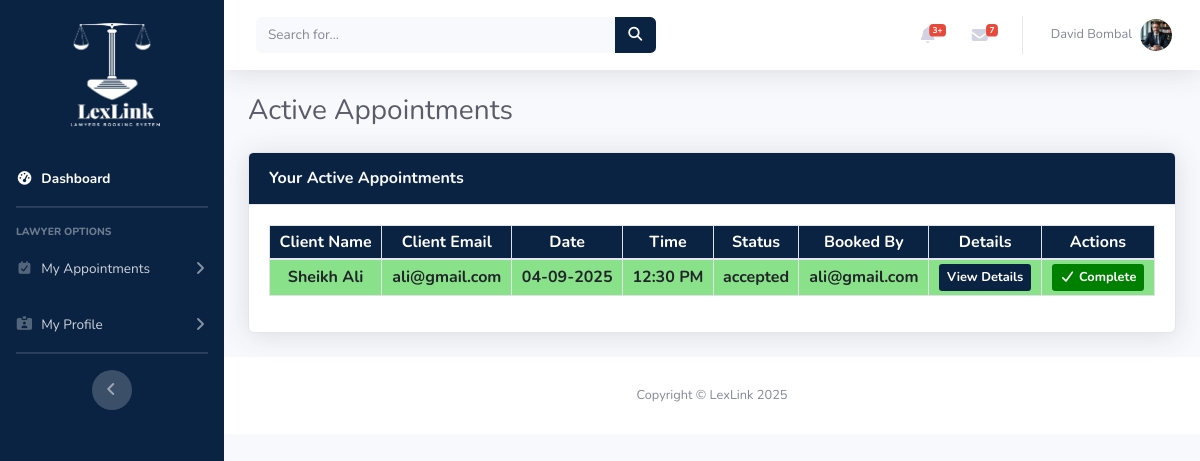
The app's page /lawyer/page/active-appointments.php (signed in), older data.
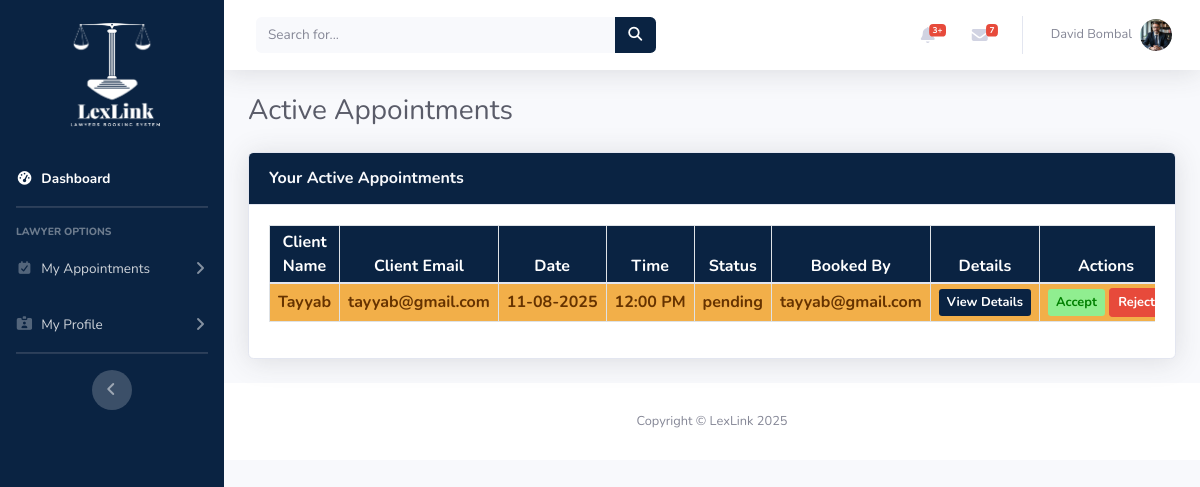
The same page, newer data.
### tables this page shows
CREATE TABLE `appointments` (
  `appointment_id` int(11) NOT NULL,
  `appointment_status` enum('pending','accepted','rejected','completed','cancelled') DEFAULT 'pending',
  `booker_id` int(11) NOT NULL,
  `booker_name` varchar(100) DEFAULT NULL,
  `booker_email` varchar(255) DEFAULT NULL,
  `booker_address` varchar(255) DEFAULT NULL,
  `booker_schedule` datetime DEFAULT NULL,
  `booker_message` text DEFAULT NULL,
  `booked_lawyer` int(10) UNSIGNED DEFAULT NULL
);

CREATE TABLE `users` (
  `user_id` int(11) NOT NULL,
  `user_name` varchar(60) DEFAULT NULL,
  `user_email` varchar(100) DEFAULT NULL,
  `user_password` varchar(255) DEFAULT NULL,
  `user_created_at` datetime DEFAULT current_timestamp(),
  `user_updated_at` datetime DEFAULT current_timestamp() ON UPDATE current_timestamp(),
  `role` varchar(20) NOT NULL DEFAULT 'user'
);

### lawyer/page/active-appointments.php (the view, shortened to what the changed rows need)
<?php
include_once("../lawyer_includes/lawyer_utils/auth.php");
include_once("../lawyer_includes/lawyer_layouts/header.php");
?>
<?php
$getActive = "SELECT * FROM `appointments`
INNER JOIN `users` ON appointments.booker_id = users.user_id
WHERE booked_lawyer = '$lawyerID' AND (appointment_status='pending' OR appointment_status='accepted') ";
$activeResults = mysqli_query($connection, $getActive);
?>
<div class="container-fluid">
    <h1 class="h3 mb-4 text-gray-800">Active Appointments</h1>
    <div class="card shadow mb-4">
        <div class="card-body">
            <div class="table-responsive">
                <table style="text-align:center;" class="table table-bordered table-striped" width="100%" cellspacing="0">
                    <thead class="text-white" style="background:#0a2342;">
                        <tr>
                            <th>Client Name</th>
                            <th>Client Email</th>
                            <th>Date</th>
                            <th>Time</th>
                            <th>Status</th>
                            <th>Booked By</th>
                            <th>Details</th>
                            <th>Actions</th>
                        </tr>
                    </thead>
                    <tbody>
                        <?php
                        foreach ($activeResults as $active) {
                            $datetime = $active['booker_schedule'];
                            $date = date("d-m-Y", strtotime($datetime));
                            $time = date("h:i A", strtotime($datetime));
                        ?>
                            <tr>
                                <td class="status <?php echo $active['appointment_status']; ?>"><?php echo $active['booker_name']; ?></td>
                                <td class="status <?php echo $active['appointment_status']; ?>"><?php echo $active['booker_email']; ?></td>
                                <td class="status <?php echo $active['appointment_status']; ?>"><?php echo $date; ?></td>
                                <td class="status <?php echo $active['appointment_status']; ?>"><?php echo $time; ?></td>
                                <td class="status <?php echo $active['appointment_status']; ?>"><?php echo $active['appointment_status']; ?></td>
                                <td class="status <?php echo $active['appointment_status']; ?>"><?php echo $active['user_email']; ?></td>
                                <td style="text-align:center" class="status <?php echo $active['appointment_status']; ?>">
                                    <button class="btn btn-sm btn-primary" data-bs-toggle="modal" data-bs-target="#detailsModal<?php echo $active['appointment_id']; ?>">
                                        View Details
                                    </button>
                                </td>
                                <td class="status <?php echo $active['appointment_status']; ?>">
                                    <?php if ($active['appointment_status'] == 'pending') : ?>
                                        <a href="page/active-appointments.php?acceptID=<?php echo $active['appointment_id']; ?>"
                                            class="btn btn-primary btn-sm swal-btn"
                                            data-action="Accept"
                                            data-href="page/active-appointments.php?acceptID=<?php echo $active['appointment_id']; ?>"
                                            style="background:lightgreen; color:green;">
                                            Accept
                                        </a>
                                        <a href="page/active-appointments.php?rejectID=<?php echo $active['appointment_id']; ?>"
                                            class="btn btn-danger btn-sm swal-btn"
                                            data-action="Reject"
                                            data-href="page/active-appointments.php?rejectID=<?php echo $active['appointment_id']; ?>">
                                            Reject
                                        </a>
                                    <?php elseif ($active['appointment_status'] == 'accepted') : ?>
                                        <a href="page/active-appointments.php?completeID=<?php echo $active['appointment_id']; ?>"
                                            class="btn btn-primary btn-sm swal-btn"
                                            data-action="Complete"
                                            data-href="page/active-appointments.php?completeID=<?php echo $active['appointment_id']; ?>"
                                            style="background:green;">
                                            <i class="fas fa-check"></i> Complete
                                        </a>
                                    <?php endif; ?>
                                </td>
                            </tr>
                        <?php } ?>
                    </tbody>
                </table>
            </div>
        </div>
    </div>
</div>
<?php
include_once("../lawyer_includes/lawyer_layouts/footer.php");
?>

Row changes from the older to the newer data that the page shows:
no longer on this page (row edited): appointments: booker_name "Sheikh Ali", booker_email "ali@gmail.com", booker_schedule "04-09-2025", booker_schedule "12:30 PM", appointment_status "accepted", booker.user_email "ali@gmail.com"
added appointments: booker_name "Tayyab", booker_email "tayyab@gmail.com", booker_schedule "11-08-2025", booker_schedule "12:00 PM", appointment_status "pending", booker.user_email "tayyab@gmail.com"
